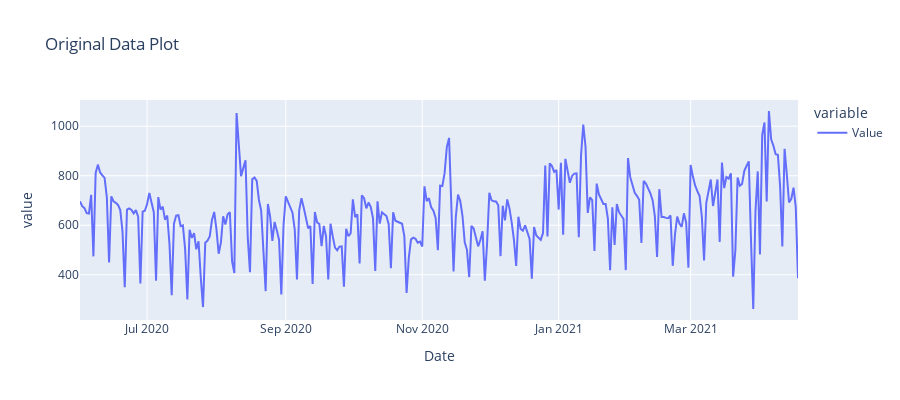

The notebook cell this image was saved under:
### Markdown cell above
# <u> Exploring Data (EDA) </u>

### Code cell
fig = px.line(data, height=400, title='Original Data Plot')
fig.show()

### Figure 1 — Plotly figure (JSON) as saved in the notebook; plotly's stock layout.template omitted (floating-point values rounded to 4 significant figures; data arrays with more than 128 entries replaced by an {"elided": "..."} marker saying what was removed)
{"data": [{"hovertemplate": "variable=Value<br>Date=%{x}<br>value=%{y}<extra></extra>", "legendgroup": "Value", "line": {"color": "#636efa", "dash": "solid"}, "mode": "lines", "name": "Value", "orientation": "v", "showlegend": true, "type": "scatter", "x": {"elided": "322 str values"}, "xaxis": "x", "y": {"elided": "322 float values"}, "yaxis": "y"}], "layout": {"height": 400, "legend": {"title": {"text": "variable"}, "tracegroupgap": 0}, "title": {"text": "Original Data Plot"}, "xaxis": {"anchor": "y", "domain": [0, 1], "title": {"text": "Date"}}, "yaxis": {"anchor": "x", "domain": [0, 1], "title": {"text": "value"}}}}
